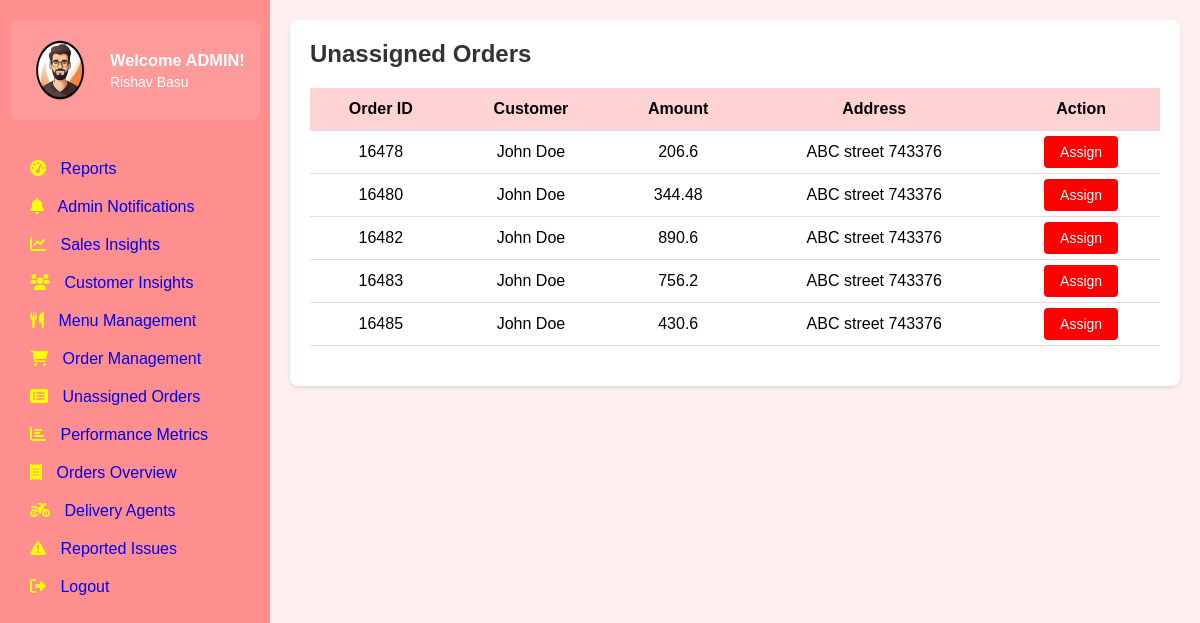
The app's page /unassigned-orders/view-more with its own data.
### tables this page shows
CREATE TABLE users (
        user_id INTEGER PRIMARY KEY AUTOINCREMENT,
        email TEXT UNIQUE NOT NULL,
        password_hash TEXT NOT NULL,
        full_name TEXT,
        phone_number TEXT,
        created_at TIMESTAMP DEFAULT CURRENT_TIMESTAMP,
        updated_at TIMESTAMP DEFAULT CURRENT_TIMESTAMP,
        last_login TIMESTAMP,
        is_active BOOLEAN DEFAULT TRUE,
        is_admin INTEGER DEFAULT 0,
        is_delivery_boy INTEGER DEFAULT 0,
        role_id INTEGER,
        FOREIGN KEY(role_id) REFERENCES roles(role_id)
    );

### app.py (the view)
@app.route('/unassigned-orders/view-more')
def view_more_orders():
    db = get_db_connection()
    cur = db.cursor()
    cur.execute(""" SELECT d.Order_ID,o.total_price,o.delivery_location,u.full_name FROM Delivery d JOIN Orders o ON d.Order_ID = o.order_id
     JOIN Users u ON o.customer_id = u.user_id WHERE d.Status = 'Unassigned'""")
    orders = cur.fetchall()
    return render_template('unassign_orders.html', orders=orders, view_more=True)

### app.py (called while the page is built)
@app.teardown_appcontext
def close_connection(exception):
    db = getattr(g, '_database', None)
    if db is not None:
        db.close()

def get_db_connection():
    conn = sqlite3.connect("existing_database.db")
    conn.row_factory = sqlite3.Row
    return conn

### templates/unassign_orders.html (shortened to what this page needs)
{% extends 'base.html' %}
{% block extra_css %}
<link rel="stylesheet" href="{{ url_for('static', filename='css/unassigned_orders.css') }}">
{% endblock %}
{% block content %}
            <div class="orders-section">
                <h2>Unassigned Orders</h2>
                <table class="orders-table">
                    <thead>
                        <tr>
                            <th>Order ID</th>
                            <th>Customer</th>
                            <th>Amount</th>
                            <th>Address</th>
                            <th>Action</th>
                        </tr>
                    </thead>
                    <tbody>
                        {% for order in orders %}
            <tr>
                <td>{{ order.order_id }}</td>
                <td>{{ order.full_name }}</td>
                <td>{{ order.total_price }}</td>
                <td>{{order.delivery_location}}</td>
                    <td>
                        <a href="{{ url_for('agent_assignment_dashboard', order_id=order.order_id) }}" class="assign-btn">Assign</a>
                    </td>
            </tr>
            {% endfor %}
                    </tbody>
                </table>
{% endblock %}

### static/css/unassigned_orders.css (style rules this page uses)
.orders-section { background-color: white; padding: 20px; border-radius: 8px; box-shadow: 0 2px 4px rgba(0, 0, 0, 0.1); margin-left: 20px; }
.orders-section h2 { margin-bottom: 20px; color: #333; }
.orders-table { width: 100%; border-collapse: collapse; margin-bottom: 20px; }
.orders-table th, .orders-table td { padding: 12px; text-align: center; border-bottom: 1px solid #ddd; }
.orders-table th { background-color: #FFD3D3; font-weight: bold; }
.assign-btn { background-color: #FF0000; color: white; border: none; padding: 8px 16px; border-radius: 4px; cursor: pointer; font-size: 14px; text-decoration: none; }

### static/css/base.css (style rules this page uses)
body, h1, p, ul, li { margin: 0; padding: 0; list-style: none; box-sizing: border-box; }
h2 { margin-top: 0; font-size: 24px; }
body { font-family: Arial, sans-serif; background: #ffe6e698; }

### records on screen
users: order_id "16478", full_name "John Doe", total_price "206.6", delivery_location "ABC street 743376", order_id "16480", total_price "344.48", order_id "16482", total_price "890.6", order_id "16483", total_price "756.2", order_id "16485", total_price "430.6"
